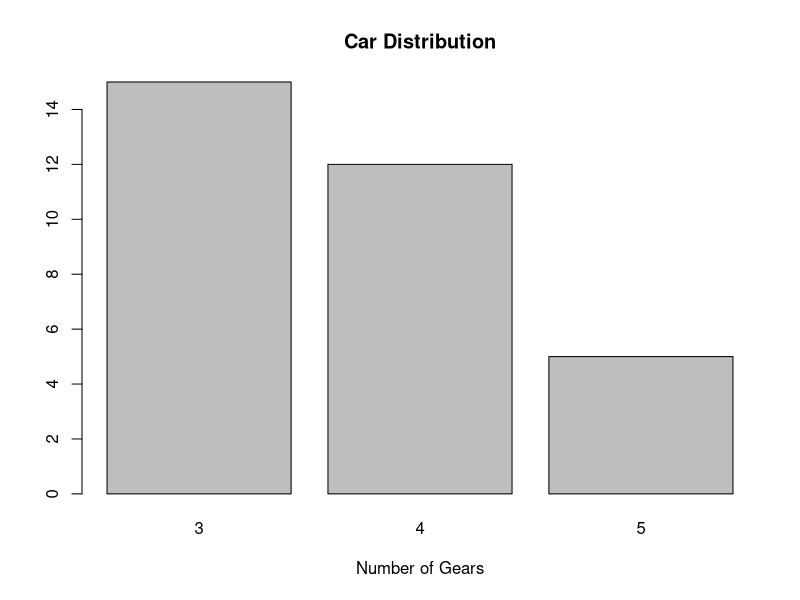
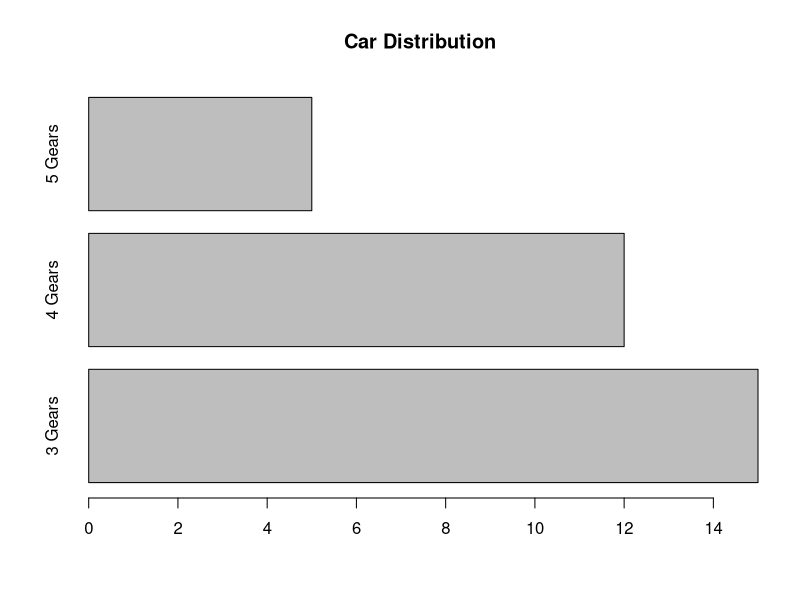
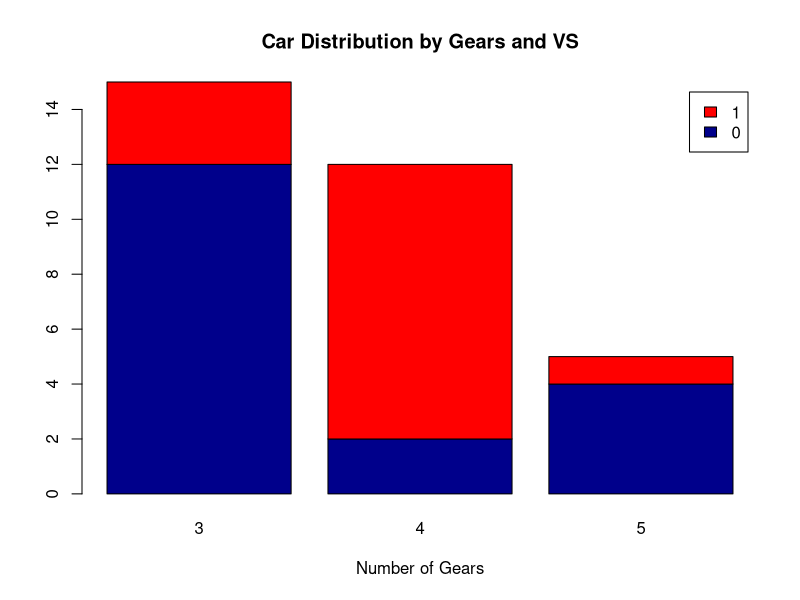

Recreate these plots in R, in order.
counts <- table(mtcars$gear)
barplot(counts, main="Car Distribution", 
        xlab="Number of Gears")

# Simple Horizontal Bar Plot with Added Labels 
counts <- table(mtcars$gear)
barplot(counts, main="Car Distribution", horiz=TRUE,
        names.arg=c("3 Gears", "4 Gears", "5 Gears"))

# Stacked Bar Plot with Colors and Legend
counts <- table(mtcars$vs, mtcars$gear)
barplot(counts, main="Car Distribution by Gears and VS",
        xlab="Number of Gears", col=c("darkblue","red"),
        legend = rownames(counts))
